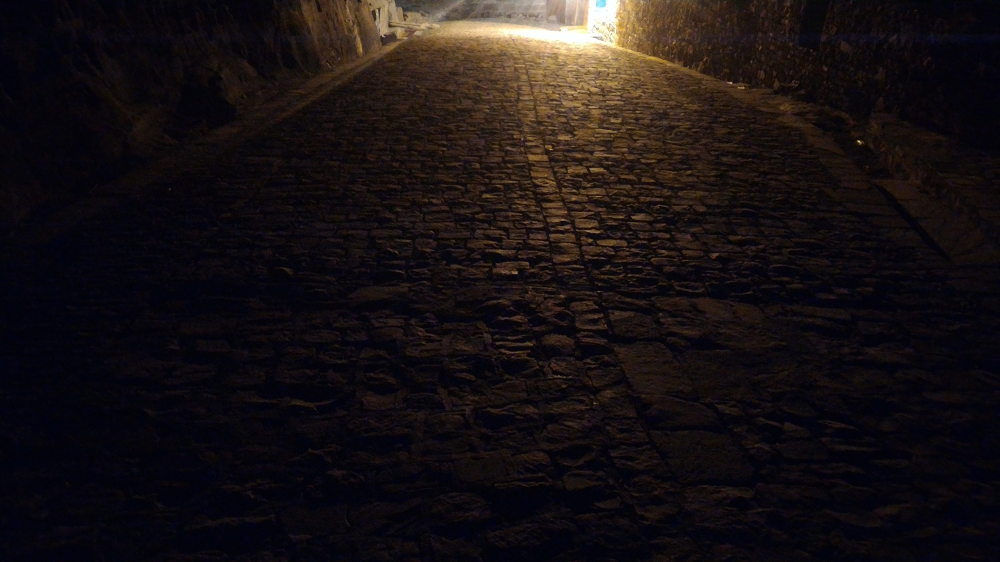
#> input picture Files used as input/img4.bmp, 1000 x 562 px, found by its file name
$ python 'C3_4 Histogram_Equalization_inbuilt.py'
#> lines starting #> are read from the running program, lines starting #| are printed output that depends on the picture; after the words box and inside, x2 and y2 are one past the last pixel; in counts of white or black regions, pixels touching at a corner belong together
### Chapter 09/my_package/my_functions.py
#======================================================================
# Purpose : creating custom functions for usage
#======================================================================

import matplotlib.pyplot as plt
import cv2
import numpy as np

# Function my_imshow is used to display image using matplotlib method and is
# usually used with subplots

def my_imshow(input_image,str='',ax='Nothing Passed'):
    if ax=='Nothing Passed':
        fig1,ax1=plt.subplots()
        fig1.show()
        if input_image.ndim==3:
            plt.imshow(cv2.cvtColor(input_image, cv2.COLOR_BGR2RGB))
        else:
            plt.imshow(cv2.cvtColor(input_image, cv2.COLOR_GRAY2RGB))
        plt.axis("off")
        plt.gca().set_title(str)
        return fig1,ax1
    else:
        if input_image.ndim==3:
            ax.imshow(cv2.cvtColor(input_image, cv2.COLOR_BGR2RGB))
        else:
            ax.imshow(cv2.cvtColor(input_image, cv2.COLOR_GRAY2RGB))
        ax.axis("off")
        ax.set_title(str)

# Function norm_uint8 defined below,
# Normalises and convert to uint8 an input_image and return the same, usually
# used while displaying a grayscale image which has been converted to float32
# during processing

# [5 lines left out: function norm_uint8, not called in this run]


### Chapter 03/C3_4 Histogram_Equalization_inbuilt.py
#======================================================================
# PURPOSE : Learning Histogram Equalisation
#======================================================================

import cv2,matplotlib.pyplot as plt, numpy as np
import my_package.my_functions as mf # This is a user defined package and ...
# one may find the details related to its contents and usage in section XXX

a=cv2.imread('img4.bmp',0)
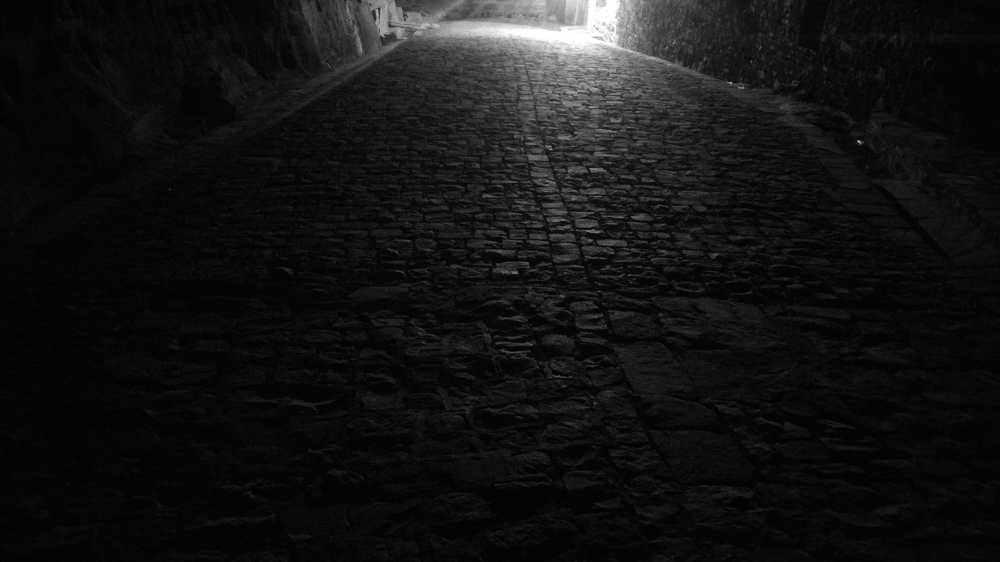
#> a: shape (562, 1000); min 1, max 255, mean 19.5
r,c=np.shape(a)
#> r = 562; c = 1000
fig,ax=plt.subplots(2,2)
fig.show()
mf.my_imshow(a,'(a) Grayscale Image',ax[0,0])

no_of_bins=30
X_axis=255*np.arange(0,no_of_bins,1)/(no_of_bins-1)
hist_values=cv2.calcHist([a],[0],None,[no_of_bins],[0,256])/(r*c)
#> hist_values = 30 values, max 0.443 at index 0, min 0.000443 at index 27, mean 0.0333

plt.subplot(2,2,3)
plt.stem(X_axis,hist_values)
plt.grid()
plt.title('(c) '+str(no_of_bins)+' bin histogram of (a)')

hist_equ_image = cv2.equalizeHist(a)
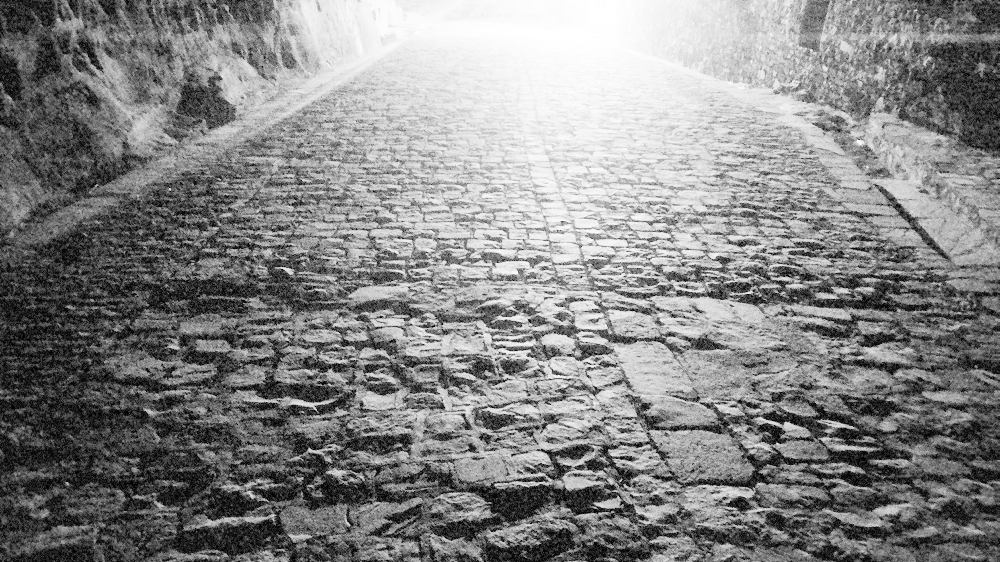
#> hist_equ_image: shape (562, 1000); min 0, max 255, mean 133.4
mf.my_imshow(hist_equ_image,'(b) Histogram Equalised Image',ax[0,1])
hist_values2=cv2.calcHist([hist_equ_image],[0],None,[no_of_bins],[0,256])/(r*c)
#> hist_values2 = 30 values, max 0.0991 at index 7, min 0 at index 2, mean 0.0333

plt.subplot(2,2,4)
plt.stem(X_axis,hist_values2)
plt.grid()
plt.title('(d) '+str(no_of_bins)+' bin histogram of (b)')

plt.show()
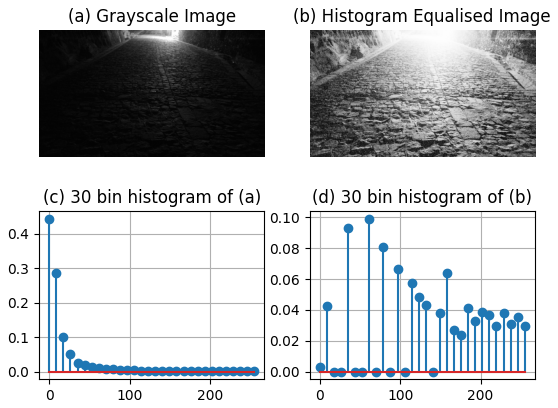
#> figure drawn by matplotlib, 4 panels; panel 3: curve peaks at x = 0, y = 0.443; panel 4: curve peaks at x = 61.55, y = 0.0991
print("Completed Successfully ...")

$ run again, with Files used as input/img1.bmp copied over Files used as input/img4.bmp
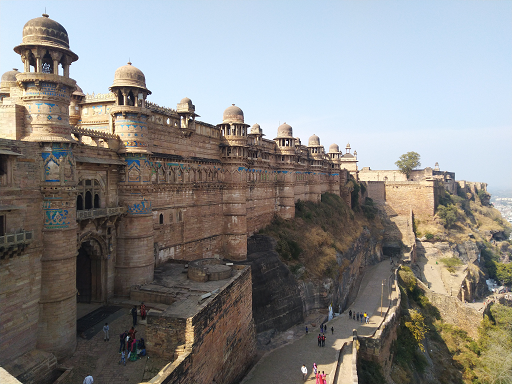
#> input picture Files used as input/img1.bmp, 512 x 384 px, found by its file name
#> hist_values = 30 values, max 0.143 at index 26, min 0.000112 at index 0, mean 0.0333
#> `hist_equ_image = cv2.equalizeHist(a)`:
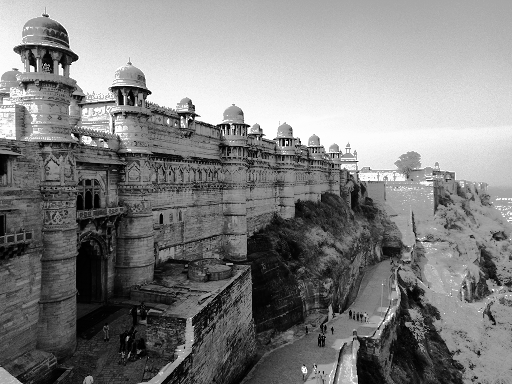
#> hist_equ_image: shape (384, 512); min 0, max 255, mean 128.5
#> hist_values2 = 30 values, max 0.0465 at index 27, min 0.0175 at index 25, mean 0.0333
#> `plt.show()`:
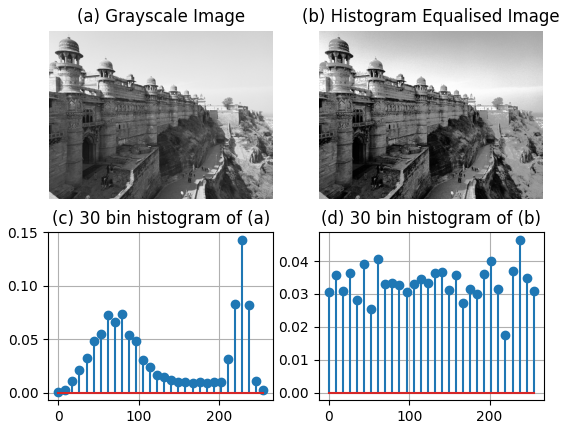
#> figure drawn by matplotlib, 4 panels; panel 3: curve peaks at x = 228.6, y = 0.143; panel 4: curve peaks at x = 237.4, y = 0.0465

$ run again, with Files used as input/img10.bmp copied over Files used as input/img4.bmp
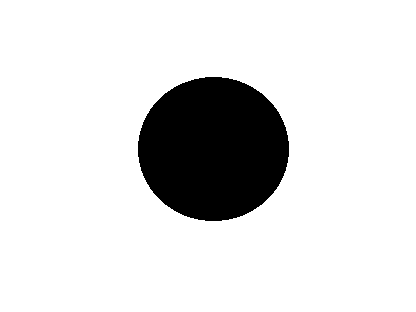
#> input picture Files used as input/img10.bmp, 416 x 312 px, found by its file name
#> a: shape (312, 416); values 0 (black) and 127 (white), 86.9% white; 1 black region, box (x1, y1, x2, y2) and area: (138, 77, 289, 221) 17064
#> hist_values = 30 values, max 0.869 at index 14, min 0 at index 1, mean 0.0333
#> hist_values2 = 30 values, max 0.869 at index 29, min 0 at index 1, mean 0.0333
#> `plt.show()`:
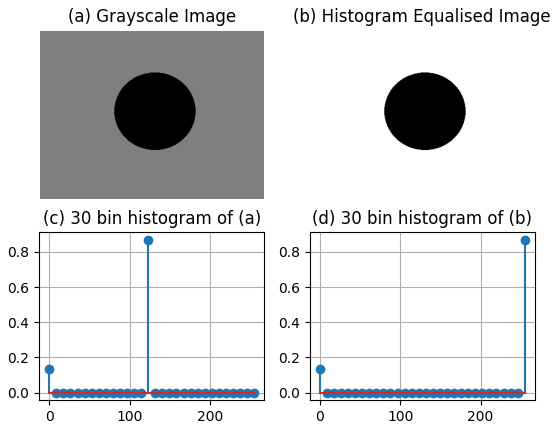
#> figure drawn by matplotlib, 4 panels; panel 3: curve peaks at x = 123.1, y = 0.869; panel 4: curve peaks at x = 255, y = 0.869

$ run again, with Files used as input/img11.bmp copied over Files used as input/img4.bmp
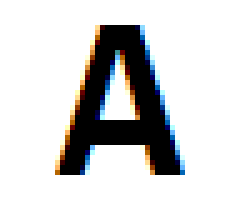
#> input picture Files used as input/img11.bmp, 49 x 42 px, found by its file name (shown 5 times larger)
#> hist_values = 30 values, max 0.787 at index 29, min 0 at index 2, mean 0.0333
#> `hist_equ_image = cv2.equalizeHist(a)`:
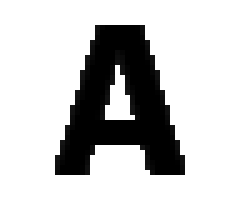
#> hist_equ_image: shape (42, 49) (shown 5 times larger); min 0, max 255, mean 200.3
#> hist_values2 = 30 values, max 0.782 at index 29, min 0 at index 3, mean 0.0333
#> `plt.show()`:
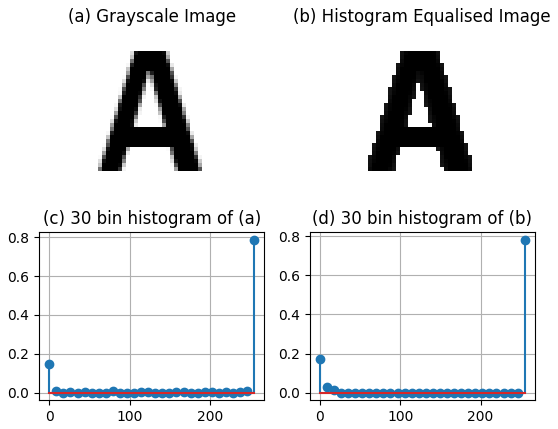
#> figure drawn by matplotlib, 4 panels; panel 3: curve peaks at x = 255, y = 0.787; panel 4: curve peaks at x = 255, y = 0.782
